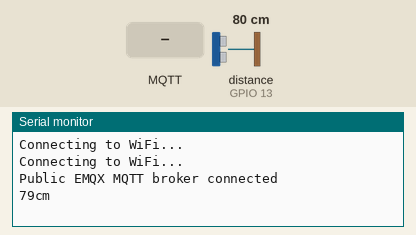
Recording of a sketch running on a simulated ESP32. On the bench: the last lines printed to the serial monitor. Wiring (inferred from the names in the program): ultrasonic range finder: trigger GPIO 12; echo GPIO 13. The test bench sets the inputs (shaded band); at power-on: distance to the obstacle (sensor on GPIO 13) 80 cm. The echo pulse lasts 58.3 µs per cm; WiFi joins after 1.5 s; servers stay silent unless stated; no MQTT or app messages arrive unless stated.

Above: at 3.2 s.
3.3 s: MQTT message "1" arrives on the first subscribed topic
At 3.9 s:
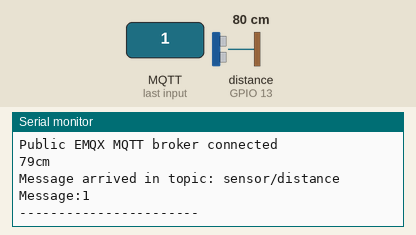
4.8 s: MQTT message "on" arrives on the first subscribed topic
At 5.2 s:
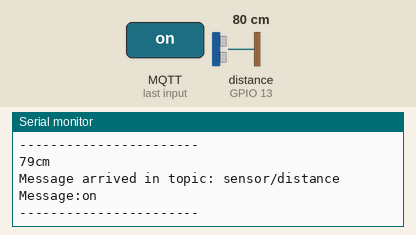
6.3 s: MQTT message "off" arrives on the first subscribed topic
At 7.5 s:
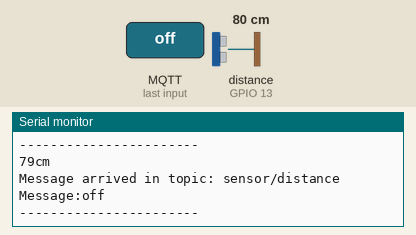
7.8 s: distance to the obstacle (sensor on GPIO 13) set to 2 cm
At 8.5 s:
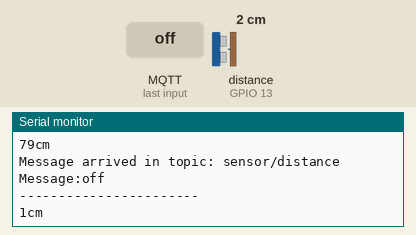
9.3 s: distance to the obstacle (sensor on GPIO 13) set to 4 cm
At 11.2 s:
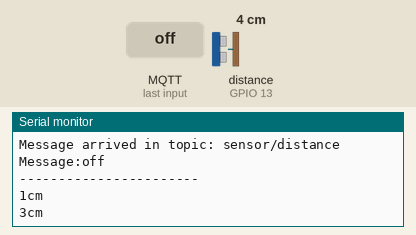
Timing chart, 0 to 11.8 s (numbered marks = the images above; inputs shaded):
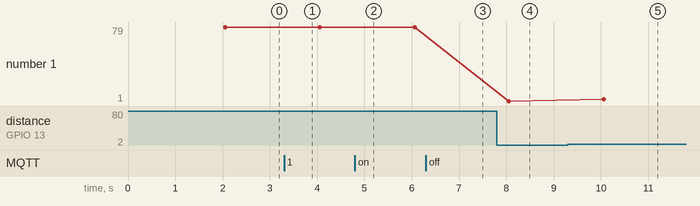

The sketch:

distance-sensor.ino
```cpp
// distance sensor + MQTT

#include <WiFi.h>
#include <PubSubClient.h>
#include "config.h"

const int trig = 12;
const int echo = 13;

WiFiClient espClient;
PubSubClient client(espClient);

unsigned long lastPublish = 0;
const unsigned long publishInterval = 2000;

void setup() {
  pinMode(trig, OUTPUT);
  pinMode(echo, INPUT);

  Serial.begin(115200);

  WiFi.begin(WIFI_SSID, WIFI_PASSWORD);

  while (WiFi.status() != WL_CONNECTED) {
    delay(1000);
    Serial.println("Connecting to WiFi...");
  }

  client.setServer(MQTT_SERVER_IP, MQTT_SERVER_PORT);
  client.setCallback(callback);

  while (!client.connected()) {
    if (client.connect(MQTT_CLIENT_ID, MQTT_USERNAME, MQTT_PASSWORD)) {
        Serial.println("Public EMQX MQTT broker connected");
    } else {
        Serial.println("Connection failed with state ");
        Serial.print(client.state());
        delay(2000);
    }
  }

  client.publish(MQTT_SENSOR_DISTANCE_TOPIC, "Hi, I'm ESP32 ^^");
  client.subscribe(MQTT_SENSOR_DISTANCE_TOPIC);

}

void loop() {
  client.loop();

  unsigned long currentMillis = millis();
  if (currentMillis - lastPublish >= publishInterval) {
    lastPublish = currentMillis;

    unsigned long duration;
    unsigned long distance;

    digitalWrite(trig, 0);
    delayMicroseconds(2);
    digitalWrite(trig, 1);
    delayMicroseconds(5); // 5ms wave
    digitalWrite(trig, 0);

    duration = pulseIn(echo, HIGH);
    distance = int(duration / 2 / 29.412);

    Serial.print(distance);
    Serial.println("cm");

    // Convert to string
    char msg[10];
    sprintf(msg, "%ld", distance);

    client.publish(MQTT_SENSOR_DISTANCE_TOPIC, msg);
  }

}

void callback(char *topic, byte *payload, unsigned int length) {
    Serial.print("Message arrived in topic: ");
    Serial.println(topic);
    Serial.print("Message:");
    for (int i = 0; i < length; i++) {
        Serial.print((char) payload[i]);
    }
    Serial.println();
    Serial.println("-----------------------");
}
```

config-sample.h
```cpp
#include <cstdint>

// Wifi: SSID and password
const char* WIFI_SSID = "";
const char* WIFI_PASSWORD = "";

// MQTT: ID, server IP, port, username and password
const char* MQTT_CLIENT_ID = "";
const char* MQTT_SERVER_IP = "";
const uint16_t MQTT_SERVER_PORT = 1883;
const char* MQTT_USERNAME = "emqx";
const char* MQTT_PASSWORD = "public";
const char* MQTT_SENSOR_DISTANCE_TOPIC = "sensor/distance";
```

Measured:
- after the input at 3.3 s, the serial monitor: prints a new line at once (image 1)
- after the input at 4.8 s, the serial monitor: prints a new line at once (image 2)
- after the input at 6.3 s, the serial monitor: prints a new line at once (image 3)
- after the input at 7.8 s, the serial monitor: prints a new line after 0.26 s (image 4)
- after the input at 9.3 s, the serial monitor: prints a new line after 0.76 s (image 5)
- plotted number 1: 79 → 1 after the input at 7.8 s, 1 → 3 after the input at 9.3 s
